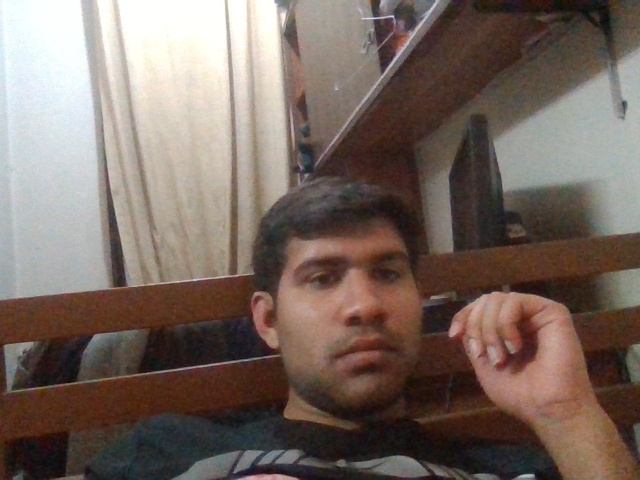
#> input picture Testing Camera/captured_photo.jpg, 640 x 480 px, given in place of the camera
$ python camera.py
#> lines starting #> are read from the running program, lines starting #| are printed output that depends on the picture; after the words box and inside, x2 and y2 are one past the last pixel; in counts of white or black regions, pixels touching at a corner belong together
import cv2
import numpy as np

def capture_photo():
    # Open a connection to the webcam (usually 0 or 1, depending on your setup)
    cap = cv2.VideoCapture(0)

    if not cap.isOpened():
        print("Error: Couldn't open the webcam.")
        return

    while True:
        # Capture the current frame
        ret, frame = cap.read()
#> frame is the input picture: shape (480, 640, 3); mean B, G, R 96.2, 104.5, 119.5

        if not ret:
            print("Error: Couldn't capture a frame.")
            break

        # Convert the frame to the HSV color space
        hsv_frame = cv2.cvtColor(frame, cv2.COLOR_BGR2HSV)
#> hsv_frame: shape (480, 640, 3); mean H, S, V 34.9, 73, 121

        # Define the range of color for your hands (you may need to adjust these values)
        lower_skin = np.array([0, 20, 70], dtype=np.uint8)
        upper_skin = np.array([20, 255, 255], dtype=np.uint8)

        # Create a binary mask where your hands are white and the rest is black
        mask = cv2.inRange(hsv_frame, lower_skin, upper_skin)
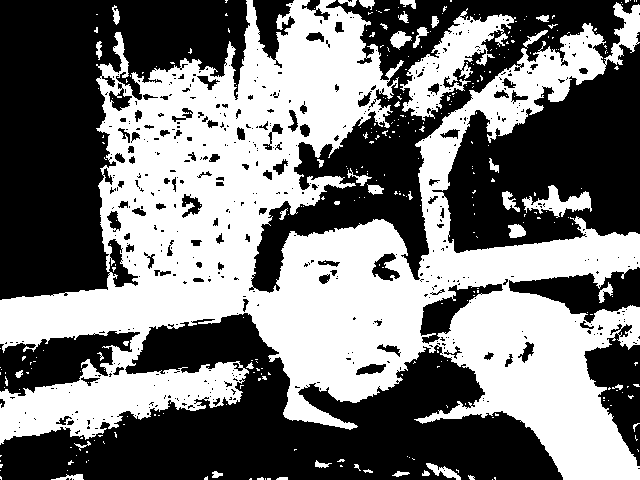
#> mask: shape (480, 640); 46.9% white; 323 white regions (279 under 20 px), largest, box (x1, y1, x2, y2) and area: (0, 0, 640, 480) 134551, (400, 8, 516, 121) 4476, (522, 185, 592, 218) 950

        # Bitwise AND the original frame with the mask to keep only the hands
        result = cv2.bitwise_and(frame, frame, mask=mask)
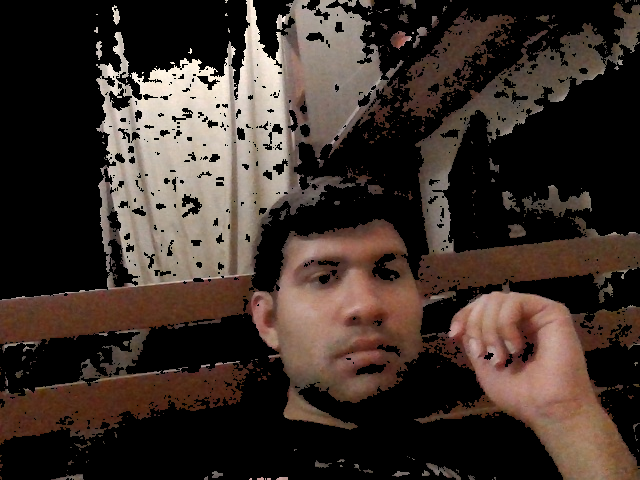
#> result: shape (480, 640, 3); mean B, G, R 41.8, 48.3, 60.3

        # Display the result
        cv2.imshow("Webcam", result)

        # Check for the spacebar key press
        key = cv2.waitKey(1)
#> (key Esc is pressed here)
        if key == ord(' '):  # ' ' corresponds to the spacebar
            # Save the captured frame with only your hands visible
            cv2.imwrite("captured_hands.jpg", result)
            print("Hands captured successfully!")
            break

    # Release the webcam and close the OpenCV window
    cap.release()
    cv2.destroyAllWindows()

if __name__ == "__main__":
    capture_photo()
